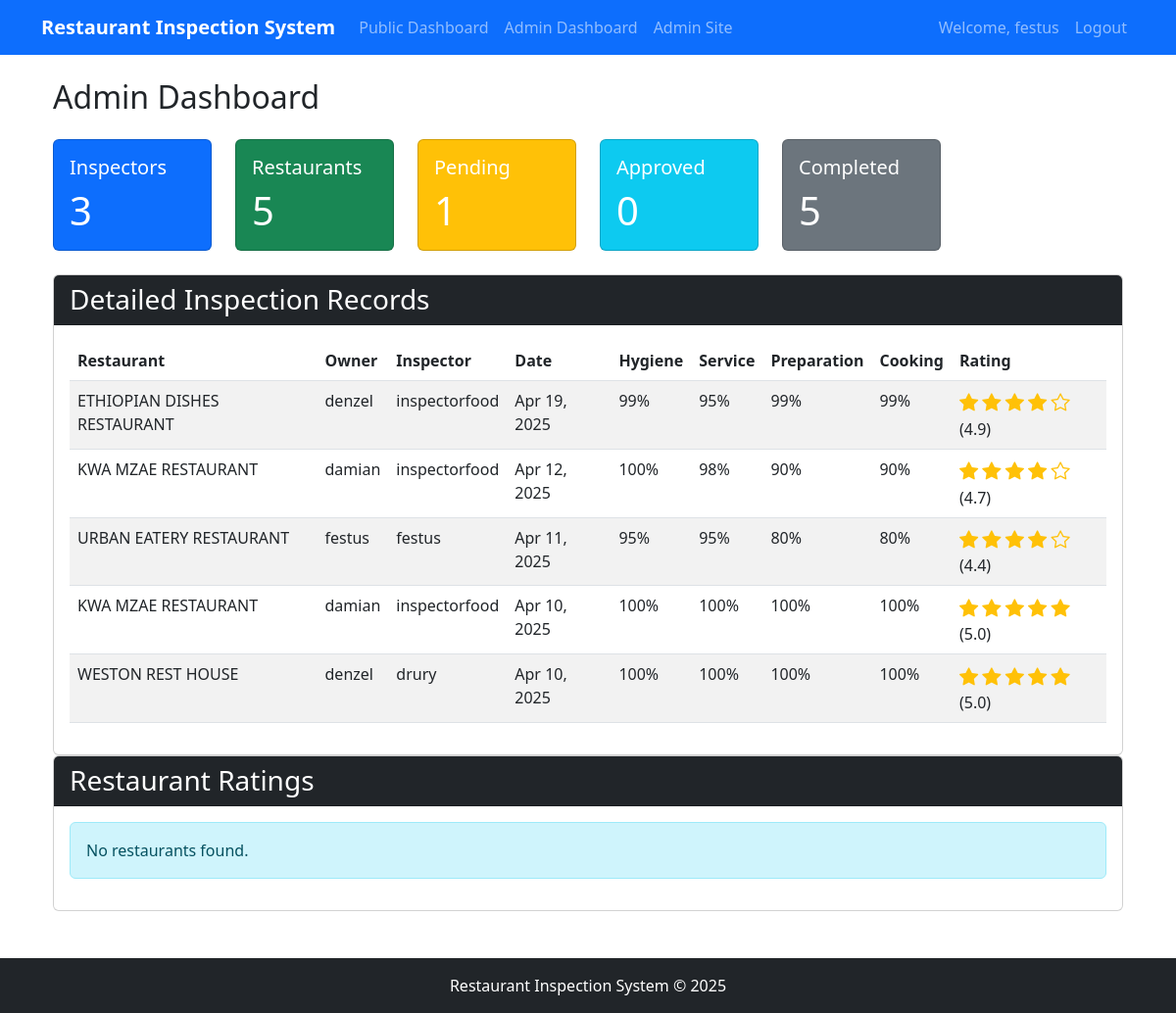
Page /admin-dashboard/ (signed in) on the committed database.
### accounts/models.py (models this page shows, shortened)
class CustomUser(AbstractUser):
    is_restaurant_owner = models.BooleanField(default=False)
    is_inspector = models.BooleanField(default=False)
    is_customer = models.BooleanField(default=False)
    class Meta:
        verbose_name = 'User'
        verbose_name_plural = 'Users'

class Restaurant(models.Model):
    owner = models.ForeignKey('CustomUser', on_delete=models.CASCADE, related_name='restaurants')
    name = models.CharField(max_length=255)
    location = models.CharField(max_length=255)
    registration_date = models.DateTimeField(auto_now_add=True)

### inspections/models.py (models this page shows, shortened)
class Inspection(models.Model):
    inspection_request = models.OneToOneField(InspectionRequest, on_delete=models.CASCADE, related_name='inspection')
    inspector = models.ForeignKey(CustomUser, on_delete=models.CASCADE, related_name='inspections')
    inspection_date = models.DateField()
    general_hygiene = models.PositiveIntegerField(
        null=True,
        blank=True,
        validators=[MinValueValidator(0), MaxValueValidator(100)],
        help_text="Percentage score for general hygiene (0-100)"
    )
    customer_service = models.PositiveIntegerField(
        null=True,
        blank=True,
        validators=[MinValueValidator(0), MaxValueValidator(100)],
        help_text="Percentage score for customer service (0-100)"
    )
    food_preparation = models.PositiveIntegerField(
        null=True,
        blank=True,
        validators=[MinValueValidator(0), MaxValueValidator(100)],
        help_text="Percentage score for food preparation (0-100)"
    )
    cooking_outcome = models.PositiveIntegerField(
        null=True,
        blank=True,
        validators=[MinValueValidator(0), MaxValueValidator(100)],
        help_text="Percentage score for cooking outcome (0-100)"
    )
    comments = models.TextField(blank=True, null=True)
    is_completed = models.BooleanField(default=False)
    created_at = models.DateTimeField(auto_now_add=True)
    @property
    def overall_rating(self):
        if None in [self.general_hygiene, self.customer_service,
                    self.food_preparation, self.cooking_outcome]:
            return None
        average = (self.general_hygiene + self.customer_service +
                   self.food_preparation + self.cooking_outcome) / 4
        return round(average / 20, 1)  # Convert to 5-star scale

class InspectionRequest(models.Model):
    restaurant = models.ForeignKey('accounts.Restaurant', on_delete=models.CASCADE, related_name='inspection_requests')
    requested_date = models.DateField()
    is_approved = models.BooleanField(default=False)
    created_at = models.DateTimeField(auto_now_add=True)
    updated_at = models.DateTimeField(auto_now=True)

### inspections/views.py (the view)
# urls.py: path('admin-dashboard/', inspections_views.admin_dashboard, name='admin_dashboard'),
@login_required
def admin_dashboard(request):
    if not request.user.is_superuser:
        return redirect('home')
    total_inspectors = CustomUser.objects.filter(is_inspector=True).count()
    total_restaurants = Restaurant.objects.count()
    pending_requests = InspectionRequest.objects.filter(is_approved=False).count()
    approved_requests = InspectionRequest.objects.filter(is_approved=True, inspection__isnull=True).count()
    completed_inspections = Inspection.objects.filter(is_completed=True).count()
    inspections = Inspection.objects.filter(
        is_completed=True
    ).select_related(
        'inspection_request__restaurant',
        'inspector'
    ).order_by('-inspection_date')
    context = {
        'total_inspectors': total_inspectors,
        'total_restaurants': total_restaurants,
        'pending_requests': pending_requests,
        'approved_requests': approved_requests,
        'completed_inspections': completed_inspections,
        'inspections': inspections,
    }
    return render(request, 'inspections/admin_dashboard.html', context)

### templates/inspections/admin_dashboard.html
{% extends 'base.html' %}
{% block content %}
<div class="container">
    <h2 class="mb-4">Admin Dashboard</h2>
    <div class="row mb-4">
        <div class="col-md-2">
            <div class="card text-white bg-primary">
                <div class="card-body">
                    <h5 class="card-title">Inspectors</h5>
                    <p class="card-text display-6">{{ total_inspectors }}</p>
                </div>
            </div>
        </div>
        <div class="col-md-2">
            <div class="card text-white bg-success">
                <div class="card-body">
                    <h5 class="card-title">Restaurants</h5>
                    <p class="card-text display-6">{{ total_restaurants }}</p>
                </div>
            </div>
        </div>
        <div class="col-md-2">
            <div class="card text-white bg-warning">
                <div class="card-body">
                    <h5 class="card-title">Pending</h5>
                    <p class="card-text display-6">{{ pending_requests }}</p>
                </div>
            </div>
        </div>
        <div class="col-md-2">
            <div class="card text-white bg-info">
                <div class="card-body">
                    <h5 class="card-title">Approved</h5>
                    <p class="card-text display-6">{{ approved_requests }}</p>
                </div>
            </div>
        </div>
        <div class="col-md-2">
            <div class="card text-white bg-secondary">
                <div class="card-body">
                    <h5 class="card-title">Completed</h5>
                    <p class="card-text display-6">{{ completed_inspections }}</p>
                </div>
            </div>
        </div>
    </div>
<div class="card mt-4">
    <div class="card-header bg-dark text-white">
        <h3 class="mb-0">Detailed Inspection Records</h3>
    </div>
    <div class="card-body">
        {% if inspections %}
            <div class="table-responsive">
                <table class="table table-striped">
                    <thead>
                        <tr>
                            <th>Restaurant</th>
                            <th>Owner</th>
                            <th>Inspector</th>
                            <th>Date</th>
                            <th>Hygiene</th>
                            <th>Service</th>
                            <th>Preparation</th>
                            <th>Cooking</th>
                            <th>Rating</th>
                        </tr>
                    </thead>
                    <tbody>
                        {% for inspection in inspections %}
                            <tr>
                                <td>{{ inspection.inspection_request.restaurant.name }}</td>
                                <td>{{ inspection.inspection_request.restaurant.owner.username }}</td>
                                <td>{{ inspection.inspector.username }}</td>
                                <td>{{ inspection.inspection_date|date:"M d, Y" }}</td>
                                <td>{{ inspection.general_hygiene }}%</td>
                                <td>{{ inspection.customer_service }}%</td>
                                <td>{{ inspection.food_preparation }}%</td>
                                <td>{{ inspection.cooking_outcome }}%</td>
                                <td>
                                    {% with stars=inspection.overall_rating %}
                                        {% for i in "12345" %}
                                            {% if forloop.counter <= stars %}
                                                <i class="bi bi-star-fill rating-stars"></i>
                                            {% else %}
                                                <i class="bi bi-star rating-stars"></i>
                                            {% endif %}
                                        {% endfor %}
                                        ({{ stars|floatformat:1 }})
                                    {% endwith %}
                                </td>
                            </tr>
                        {% endfor %}
                    </tbody>
                </table>
            </div>
        {% else %}
            <div class="alert alert-info">
                No completed inspections yet.
            </div>
        {% endif %}
    </div>
</div>
    <div class="card">
        <div class="card-header bg-dark text-white">
            <h3 class="mb-0">Restaurant Ratings</h3>
        </div>
        <div class="card-body">
            {% if restaurant_data %}
                <div class="table-responsive">
                    <table class="table table-striped">
                        <thead>
                            <tr>
                                <th>Restaurant</th>
                                <th>Owner</th>
                                <th>Location</th>
                                <th>Average Rating</th>
                                <th>Inspections</th>
                            </tr>
                        </thead>
                        <tbody>
                            {% for data in restaurant_data %}
                                <tr>
                                    <td>{{ data.restaurant.name }}</td>
                                    <td>{{ data.restaurant.owner.username }}</td>
                                    <td>{{ data.restaurant.location }}</td>
                                    <td>
                                        {% if data.avg_rating %}
                                            {% with stars=data.avg_rating %}
                                                {% for i in "12345" %}
                                                    {% if forloop.counter <= stars %}
                                                        <i class="bi bi-star-fill rating-stars"></i>
                                                    {% else %}
                                                        <i class="bi bi-star rating-stars"></i>
                                                    {% endif %}
                                                {% endfor %}
                                                ({{ stars|floatformat:1 }})
                                            {% endwith %}
                                        {% else %}
                                            Not rated yet
                                        {% endif %}
                                    </td>
                                    <td>{{ data.inspection_count }}</td>
                                </tr>
                            {% endfor %}
                        </tbody>
                    </table>
                </div>
            {% else %}
                <div class="alert alert-info">
                    No restaurants found.
                </div>
            {% endif %}
        </div>
    </div>
</div>
{% endblock %}

### templates/base.html (shortened to what this page needs)
<!DOCTYPE html>
<html lang="en">
<head>
    <link href="https://cdn.jsdelivr.net/npm/bootstrap@5.3.0/dist/css/bootstrap.min.css" rel="stylesheet">
    <link rel="stylesheet" href="https://cdn.jsdelivr.net/npm/bootstrap-icons@1.10.0/font/bootstrap-icons.css">
</head>
<body>
    <nav class="navbar navbar-expand-lg navbar-dark bg-primary">
        <div class="container">
            <a class="navbar-brand" href="{% url 'home' %}">Restaurant Inspection System</a>
            <div class="collapse navbar-collapse" id="navbarNav">
                <ul class="navbar-nav me-auto">
                    {% if user.is_authenticated %}
                        <li class="nav-item">
                            <a class="nav-link" href="{% url 'public_dashboard' %}">Public Dashboard</a>
                        </li>
                        {% if user.is_superuser %}
                            <li class="nav-item">
                                <a class="nav-link" href="{% url 'admin_dashboard' %}">Admin Dashboard</a>
                            </li>
                            <li class="nav-item">
                                <a class="nav-link" href="/admin/">Admin Site</a>
                            </li>
                        {% endif %}
                    {% endif %}
                </ul>
                <ul class="navbar-nav auth-links">
                    {% if user.is_authenticated %}
                        <li class="nav-item">
                            <span class="nav-link">Welcome, {{ user.username }}</span>
                        </li>
                        <li class="nav-item">
                            <a class="nav-link" href="{% url 'logout' %}">Logout</a>
                        </li>
                    {% endif %}
                </ul>
            </div>
        </div>
    </nav>
    <div class="container mt-4">
        {% block content %}
        {% endblock %}
    </div>
    <footer class="bg-dark text-white mt-5 py-3">
        <div class="container text-center">
            <p class="mb-0">Restaurant Inspection System &copy; {% now "Y" %}</p>
        </div>
    </footer>
</body>
</html>

### templates/base.html (style rules this page uses)
.rating-stars { color: #ffc107; font-size: 1.2rem; }
.navbar-brand { font-weight: bold; }
.auth-links { margin-left: auto; }

### rows in the picture
CustomUser: username "festus"
Inspection: inspection_request.restaurant.name "ETHIOPIAN DISHES RESTAURANT", inspection_request.restaurant.owner.username "denzel", inspector.username "inspectorfood", inspection_date "Apr 19, 2025", general_hygiene "99", customer_service "95", food_preparation "99", cooking_outcome "99", overall_rating "4.9"
Inspection: inspection_request.restaurant.name "KWA MZAE RESTAURANT", inspection_request.restaurant.owner.username "damian", inspector.username "inspectorfood", inspection_date "Apr 12, 2025", general_hygiene "100", customer_service "98", food_preparation "90", cooking_outcome "90", overall_rating "4.7"
Inspection: inspection_request.restaurant.name "URBAN EATERY RESTAURANT", inspection_request.restaurant.owner.username "festus", inspector.username "festus", inspection_date "Apr 11, 2025", general_hygiene "95", customer_service "95", food_preparation "80", cooking_outcome "80", overall_rating "4.4"
Inspection: inspection_request.restaurant.name "KWA MZAE RESTAURANT", inspection_request.restaurant.owner.username "damian", inspector.username "inspectorfood", inspection_date "Apr 10, 2025", general_hygiene "100", customer_service "100", food_preparation "100", cooking_outcome "100", overall_rating "5.0"
Inspection: inspection_request.restaurant.name "WESTON REST HOUSE", inspection_request.restaurant.owner.username "denzel", inspector.username "drury", inspection_date "Apr 10, 2025", general_hygiene "100", customer_service "100", food_preparation "100", cooking_outcome "100", overall_rating "5.0"

### other values in the picture
{{ total_inspectors }} "3"
{{ total_restaurants }} "5"
{{ pending_requests }} "1"
{{ approved_requests }} "0"
{{ completed_inspections }} "5"
